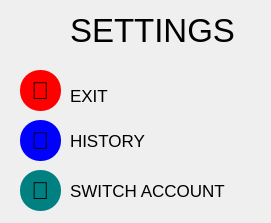
<?xml version="1.0" encoding="UTF-8"?>
<ui version="4.0">
 <class>SettingsWindow</class>
 <widget class="QMainWindow" name="SettingsWindow">
  <property name="geometry">
   <rect>
    <x>0</x>
    <y>0</y>
    <width>271</width>
    <height>223</height>
   </rect>
  </property>
  <property name="windowTitle">
   <string>Settings</string>
  </property>
  <property name="styleSheet">
   <string notr="true">QMainWindow {
background-image: url(:/image/5599352.jpg);
background-position:center;
}</string>
  </property>
  <widget class="QWidget" name="centralwidget">
   <widget class="QLabel" name="label">
    <property name="geometry">
     <rect>
      <x>70</x>
      <y>0</y>
      <width>191</width>
      <height>61</height>
     </rect>
    </property>
    <property name="font">
     <font>
      <pointsize>25</pointsize>
     </font>
    </property>
    <property name="text">
     <string>SETTINGS</string>
    </property>
   </widget>
   <widget class="QPushButton" name="exitButton">
    <property name="geometry">
     <rect>
      <x>20</x>
      <y>70</y>
      <width>41</width>
      <height>41</height>
     </rect>
    </property>
    <property name="font">
     <font>
      <pointsize>18</pointsize>
     </font>
    </property>
    <property name="cursor">
     <cursorShape>PointingHandCursor</cursorShape>
    </property>
    <property name="styleSheet">
     <string notr="true">QPushButton{
background-color:red;
border-radius:20px;
}</string>
    </property>
    <property name="text">
     <string>🚪</string>
    </property>
   </widget>
   <widget class="QPushButton" name="historyButton_2">
    <property name="geometry">
     <rect>
      <x>20</x>
      <y>120</y>
      <width>41</width>
      <height>41</height>
     </rect>
    </property>
    <property name="font">
     <font>
      <pointsize>18</pointsize>
     </font>
    </property>
    <property name="cursor">
     <cursorShape>PointingHandCursor</cursorShape>
    </property>
    <property name="styleSheet">
     <string notr="true">QPushButton{
background-color:blue;
border-radius:20px;
}</string>
    </property>
    <property name="text">
     <string>📜</string>
    </property>
   </widget>
   <widget class="QPushButton" name="switchaccountButton_3">
    <property name="geometry">
     <rect>
      <x>20</x>
      <y>170</y>
      <width>41</width>
      <height>41</height>
     </rect>
    </property>
    <property name="font">
     <font>
      <pointsize>18</pointsize>
     </font>
    </property>
    <property name="cursor">
     <cursorShape>PointingHandCursor</cursorShape>
    </property>
    <property name="styleSheet">
     <string notr="true">QPushButton{
background-color:teal;
border-radius:20px;
}</string>
    </property>
    <property name="text">
     <string>🔄</string>
    </property>
   </widget>
   <widget class="QLabel" name="label_2">
    <property name="geometry">
     <rect>
      <x>70</x>
      <y>80</y>
      <width>51</width>
      <height>31</height>
     </rect>
    </property>
    <property name="font">
     <font>
      <pointsize>13</pointsize>
     </font>
    </property>
    <property name="text">
     <string>EXIT</string>
    </property>
   </widget>
   <widget class="QLabel" name="label_3">
    <property name="geometry">
     <rect>
      <x>70</x>
      <y>130</y>
      <width>91</width>
      <height>21</height>
     </rect>
    </property>
    <property name="font">
     <font>
      <pointsize>13</pointsize>
     </font>
    </property>
    <property name="text">
     <string>HISTORY</string>
    </property>
   </widget>
   <widget class="QLabel" name="label_4">
    <property name="geometry">
     <rect>
      <x>70</x>
      <y>180</y>
      <width>191</width>
      <height>21</height>
     </rect>
    </property>
    <property name="font">
     <font>
      <pointsize>13</pointsize>
     </font>
    </property>
    <property name="text">
     <string>SWITCH ACCOUNT</string>
    </property>
   </widget>
  </widget>
 </widget>
 <resources/>
 <connections/>
</ui>
